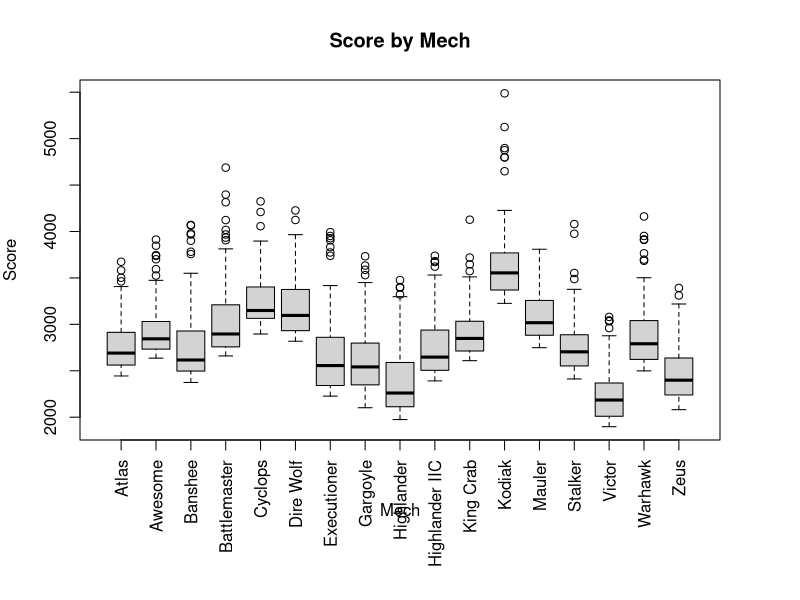

Write the R code that produced this figure.
# R script for calculating linear regressions on MWO leaderboard data
#     Copyright (C) 2016  Nathaniel Roth
# 
# This program is free software: you can redistribute it and/or modify
# it under the terms of the GNU General Public License as published by
# the Free Software Foundation, either version 3 of the License, or
# (at your option) any later version.
# 
# This program is distributed in the hope that it will be useful,
# but WITHOUT ANY WARRANTY; without even the implied warranty of
# MERCHANTABILITY or FITNESS FOR A PARTICULAR PURPOSE.  See the
# GNU General Public License for more details.
# 
# You should have received a copy of the GNU General Public License
# along with this program.  If not, see <http://www.gnu.org/licenses/>.

library(gdata)


# Load data and separate into distinct data frames
dfLB <- read.csv("LeaderBoards.csv")
dfFull <- dfLB
dfIS <- dfLB[dfLB$ISCL == 'IS',]
dfClan <- dfLB[dfLB$ISCL == 'Clan',]
dfLight <- dfLB[dfLB$Class == 'Light',]
dfMedium <- dfLB[dfLB$Class == 'Medium',]
dfAssault <- dfLB[dfLB$Class == 'Assault',]

opar <-par()
par(las=3)
par(mar=c(8,4,4,4))

dfAssault <- drop.levels(dfAssault)
boxplot(Score~Mech, data=dfAssault, main="Score by Mech", las=3)
